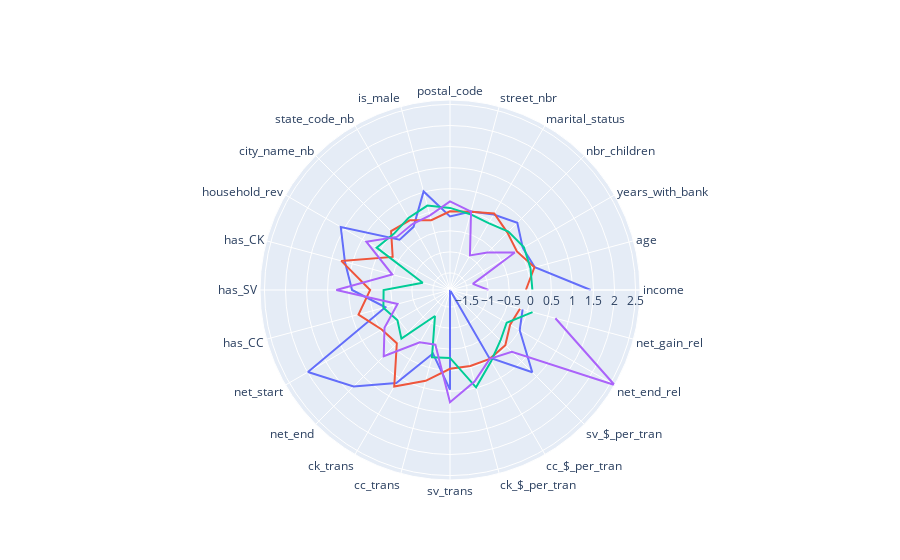

The notebook cell this image was saved under:
### Code cell
clusters = []
for j in range(4):
    r = []
    for i in range(len(X_scaled)):
        if y_km[i]==j:
            r.append(X_scaled.loc[i].values.tolist())
    clusters.append(pd.DataFrame(r).mean())
radar_plots(clusters)

### Figure 1 — Plotly figure (JSON) as saved in the notebook; plotly's stock layout.template omitted (floating-point values rounded to 4 significant figures)
{"data": [{"r": [1.436, 0.1788, 0.09121, 0.3548, 0.1661, 0.02292, -0.1589, 0.5168, -0.174, -0.2143, 1.09, 0.6781, 0.4202, -0.3171, 1.989, 1.332, 0.6439, -0.3443, 0.461, -1.905, -0.05481, 0.8567, 0.0063, -0.1203], "theta": ["income", "age", "years_with_bank", "nbr_children", "marital_status", "street_nbr", "postal_code", "is_male", "state_code_nb", "city_name_nb", "household_rev", "has_CK", "has_SV", "has_CC", "net_start", "net_end", "ck_trans", "cc_trans", "sv_trans", "ck_$_per_tran", "cc_$_per_tran", "sv_$_per_tran", "net_end_rel", "net_gain_rel"], "type": "scatterpolar"}, {"r": [-0.1039, 0.1697, -0.07102, 0.02212, 0.1955, 0.01916, -0.03689, -0.1887, 0.005376, 0.07287, -0.3337, 0.7666, -0.009392, 0.3436, -0.03264, -0.1194, 0.7424, 0.3268, -0.03356, -0.03958, -0.01702, -0.04781, -0.2576, -0.1857], "theta": ["income", "age", "years_with_bank", "nbr_children", "marital_status", "street_nbr", "postal_code", "is_male", "state_code_nb", "city_name_nb", "household_rev", "has_CK", "has_SV", "has_CC", "net_start", "net_end", "ck_trans", "cc_trans", "sv_trans", "ck_$_per_tran", "cc_$_per_tran", "sv_$_per_tran", "net_end_rel", "net_gain_rel"], "type": "scatterpolar"}, {"r": [0.05101, 0.07394, 0.1218, 0.05454, -0.07351, -0.04257, 0.04402, 0.1704, 0.06937, -0.01884, 0.1059, -1.235, -0.329, -0.2682, -0.4649, -0.2733, -1.192, -0.2502, -0.2926, 0.4861, 0.04656, -0.2109, -0.3517, 0.1238], "theta": ["income", "age", "years_with_bank", "nbr_children", "marital_status", "street_nbr", "postal_code", "is_male", "state_code_nb", "city_name_nb", "household_rev", "has_CK", "has_SV", "has_CC", "net_start", "net_end", "ck_trans", "cc_trans", "sv_trans", "ck_$_per_tran", "cc_$_per_tran", "sv_$_per_tran", "net_end_rel", "net_gain_rel"], "type": "scatterpolar"}, {"r": [-0.9903, -1.343, -0.1281, -0.6483, -0.9571, 0.02281, 0.1977, -0.06976, -0.1038, -0.1224, 0.3887, -0.4862, 0.7931, -0.6162, -0.1095, 0.32, -0.474, -0.5623, 0.7577, 0.345, -0.0178, 0.1717, 2.606, 0.6854], "theta": ["income", "age", "years_with_bank", "nbr_children", "marital_status", "street_nbr", "postal_code", "is_male", "state_code_nb", "city_name_nb", "household_rev", "has_CK", "has_SV", "has_CC", "net_start", "net_end", "ck_trans", "cc_trans", "sv_trans", "ck_$_per_tran", "cc_$_per_tran", "sv_$_per_tran", "net_end_rel", "net_gain_rel"], "type": "scatterpolar"}], "layout": {"autosize": true, "polar": {"angularaxis": {"type": "category"}, "radialaxis": {"autorange": true, "range": [-1.905, 2.606], "type": "linear"}}, "showlegend": false}}
